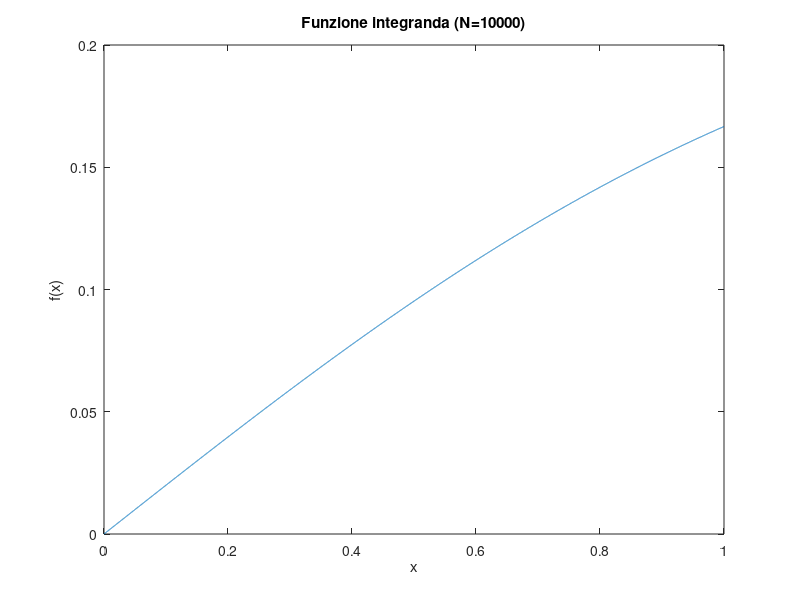

MATLAB code to generate this figure:
%% Grafico della funzione integranda

F = @(x) x./(x.^2+5);
x = linspace(0, 1, 10000);
plot(x, F(x))
title('Funzione integranda (N=10000)');
xlabel('x');
ylabel('f(x)');